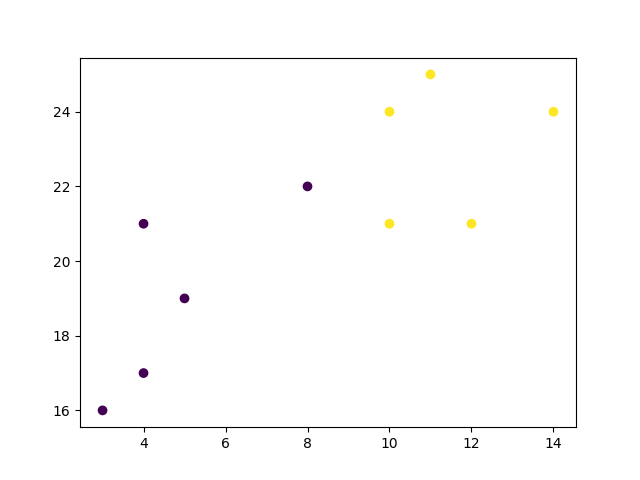

Write Python code to recreate this figure.
# W3Schools, Python Machine Learning, K-nearest neighbors
import matplotlib.pyplot as plt

x = [4, 5, 10, 4, 3, 11, 14 , 8, 10, 12]
y = [21, 19, 24, 17, 16, 25, 24, 22, 21, 21]
classes = [0, 0, 1, 0, 0, 1, 1, 0, 1, 1]

plt.scatter(x, y, c=classes)
plt.show()
